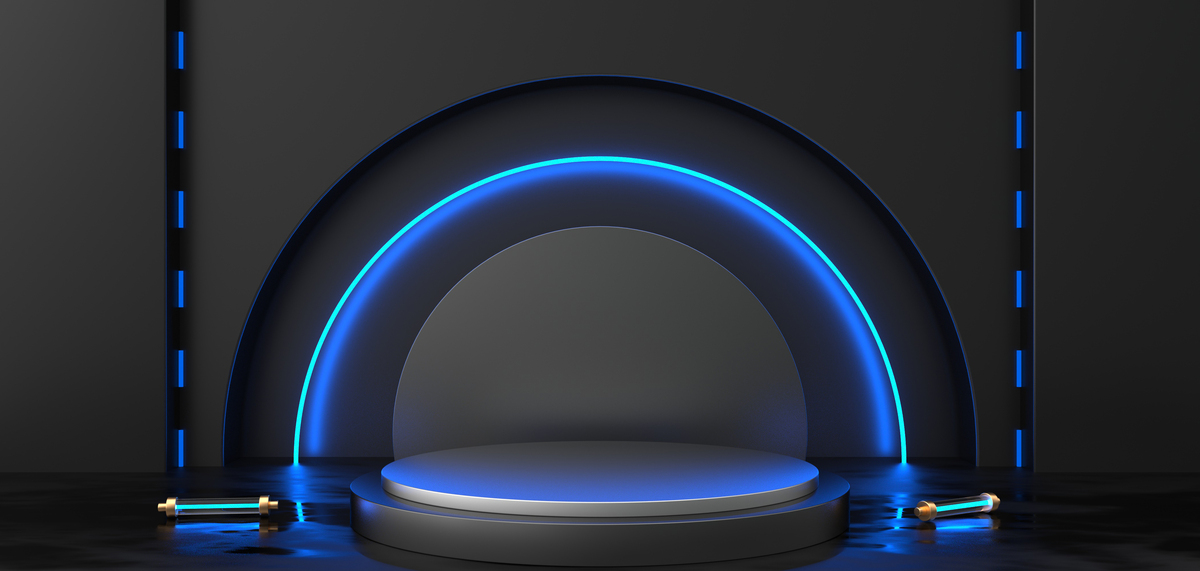
#> input picture 2.1.7/pics/bg.jpg, 1200 x 571 px
$ python -i maths.py   (imports and definitions only)   (older library calls are emulated)
#> lines starting #> are read from the running program, lines starting #| are printed output that depends on the picture
"""-----------------------------------------------------------------------------------------------------------------------------------------------------------------------------------------------"""
# Modules

from scipy.optimize import fsolve
import numpy as np
import cv2

"""-----------------------------------------------------------------------------------------------------------------------------------------------------------------------------------------------"""
# Functions

def solve_for_r(x1, y1, x2, y2, theta):
    # Equations to be solved
    def equations(vars):
        r, theta0 = vars
        eq1 = (x2 - x1) - r * (np.cos(theta + theta0) - np.cos(theta0))
        eq2 = (y2 - y1) - r * (np.np.sin(theta + theta0) - np.sin(theta0))
        return [eq1, eq2]

    # Initial guess for r and theta0
    initial_guess = [1, 0]

    # Solve for r and theta0
    solution = fsolve(equations, initial_guess)

    r_solution, theta0_solution = solution
    return r_solution, theta0_solution

class PID:
    def __init__(self, Kp, Ki, Kd):
        self.Kp = Kp
        self.Ki = Ki
        self.Kd = Kd
        self.prev_error = 0
        self.integral = 0

    def compute(self, setpoint, measured_value):
        error = setpoint - measured_value
        self.integral += error
        derivative = error - self.prev_error
        output = self.Kp*error + self.Ki*self.integral + self.Kd*derivative
        self.prev_error = error
        return output

def get_roi(gray_img):
    h, w = gray_img.shape
    x1, y1 = int(w * 0.35), int(h * 0.35)
    x2, y2 = int(w * 0.65), int(h * 0.65)
    return x1, y1, x2, y2

def sobel_variance_focus_measure(img, ksize=3):
    if img.ndim == 3:
        img = cv2.cvtColor(img, cv2.COLOR_BGR2GRAY)
    x1, y1, x2, y2 = get_roi(img)
    roi = img[y1:y2, x1:x2]
    # cv2.imshow('ROI', roi)
    # cv2.waitKey(1)  # or cv2.waitKey(0) if you want to pause until a key is pressed
    sobelx = cv2.Sobel(roi, cv2.CV_64F, 1, 0, ksize=ksize)
    sobely = cv2.Sobel(roi, cv2.CV_64F, 0, 1, ksize=ksize)
    sobel = np.hypot(sobelx, sobely)
    score = np.var(sobel)
    return score

image_analysis_log = None

>>> import cv2
>>> picture = cv2.imread('pics/bg.jpg')
#> picture is the input picture: shape (571, 1200, 3); mean B, G, R 59.2, 47.5, 40.9
>>> result = sobel_variance_focus_measure(picture)
#> in sobel_variance_focus_measure, `img = cv2.cvtColor(img, cv2.COLOR_BGR2GRAY)`:
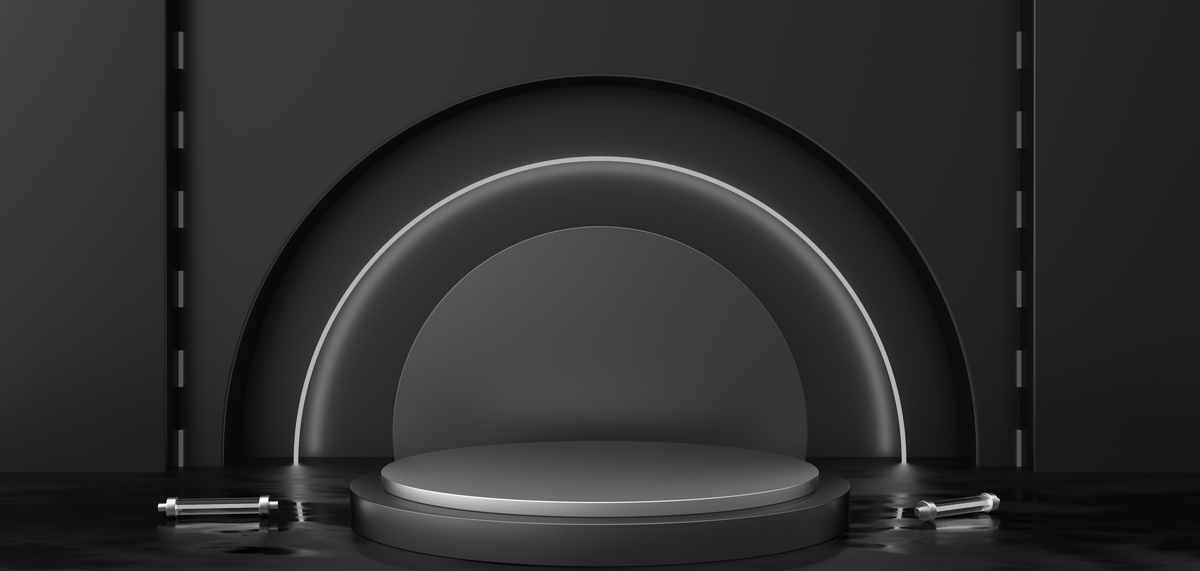
#> img: shape (571, 1200); min 0, max 252, mean 46.8
#> in sobel_variance_focus_measure, `x1, y1, x2, y2 = get_roi(img)`: x1 = 420; y1 = 199; x2 = 780; y2 = 371
#> in sobel_variance_focus_measure, `roi = img[y1:y2, x1:x2]`:
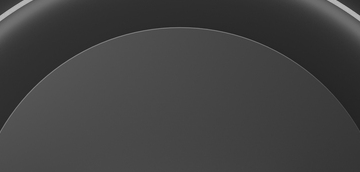
#> roi: shape (172, 360); min 32, max 187, mean 65.5
#> in sobel_variance_focus_measure, `sobelx = cv2.Sobel(roi, cv2.CV_64F, 1, 0, ksize=ksize)`:
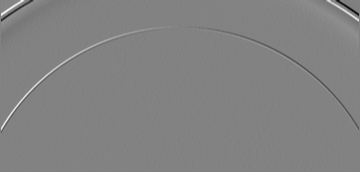
#> sobelx: shape (172, 360) float64; min -307, max 292, mean -0.2; drawn with min black and max white
#> in sobel_variance_focus_measure, `sobely = cv2.Sobel(roi, cv2.CV_64F, 0, 1, ksize=ksize)`:
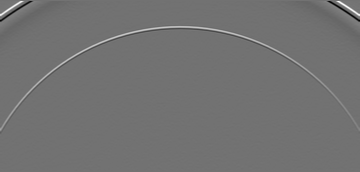
#> sobely: shape (172, 360) float64; min -386, max 475, mean 0; drawn with min black and max white
#> in sobel_variance_focus_measure, `sobel = np.hypot(sobelx, sobely)`:
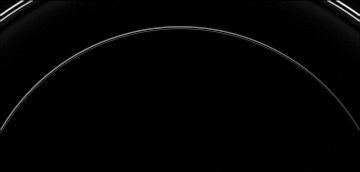
#> sobel: shape (172, 360) float64; min 0, max 550.2, mean 8.7; drawn with min black and max white
#> in sobel_variance_focus_measure, `score = np.var(sobel)`: score = 1169.8
#> result = 1169.8
